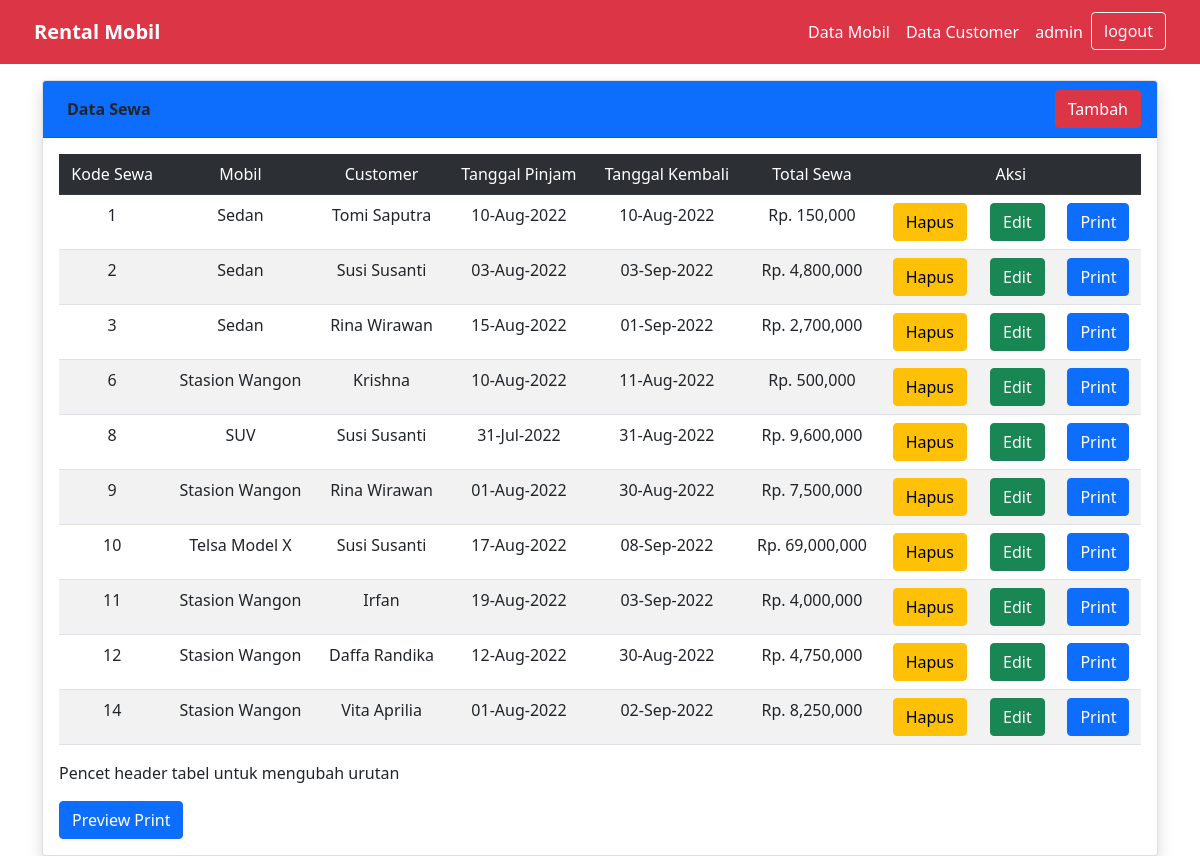
The page /app_rentalmobil/index.php (signed in) on the database its author committed.
### tables this page shows
CREATE TABLE `sewa` (
  `kd_sewa` int(8) NOT NULL AUTO_INCREMENT,
  `kd_mobil` int(8) NOT NULL,
  `kd_customer` int(8) NOT NULL,
  `tgl_pinjam` date NOT NULL,
  `tgl_kembali` date NOT NULL,
  `total_sewa` int(15) NOT NULL,
  PRIMARY KEY (`kd_sewa`),
  KEY `kd_mobil` (`kd_mobil`),
  KEY `kd_customer` (`kd_customer`),
  CONSTRAINT `sewa_ibfk_1` FOREIGN KEY (`kd_mobil`) REFERENCES `mobil` (`kd_mobil`),
  CONSTRAINT `sewa_ibfk_2` FOREIGN KEY (`kd_customer`) REFERENCES `customer` (`kd_customer`)
);

CREATE TABLE `mobil` (
  `kd_mobil` int(8) NOT NULL AUTO_INCREMENT,
  `jenis_mobil` varchar(35) NOT NULL,
  `warna` varchar(35) NOT NULL,
  `stok` int(8) NOT NULL,
  `tarif_sewa` int(15) NOT NULL,
  PRIMARY KEY (`kd_mobil`)
);

CREATE TABLE `customer` (
  `kd_customer` int(8) NOT NULL AUTO_INCREMENT,
  `nama` varchar(35) NOT NULL,
  `alamat` text NOT NULL,
  `no_hp` varchar(15) NOT NULL,
  PRIMARY KEY (`kd_customer`)
);

### app_rentalmobil/index.php (the view, shortened to what this page needs)
<?php
include 'conn.php';
include 'header.php';
$username = $_SESSION['username'];
if(isset($_GET['sort'])){
    $order = $_GET['sort'];
} else {
    $order = "'date_added'";
}
if($username == ""){
    header("location:login.php");
} else if ($username == "admin") {
    $sql = "select *, mobil.jenis_mobil, customer.nama from sewa
        join mobil on sewa.kd_mobil = mobil.kd_mobil
        join customer on sewa.kd_customer = customer.kd_customer order by $order";
    $query = mysqli_query($conn,$sql);?>
<!DOCTYPE html>
<html lang="en">
<head>
</head>
<body>
    <div class="container mt-3">
        <div class="card shadow">
            <div class="card-header navbar bg-primary">
                <p class="m-2"><b>Data Sewa</b></p>
                <a href="tambah.php"><button class="btn btn-danger">Tambah</button></a>
            </div>
            <div class="card-body">
                <table class="table table-striped table-hover text-center" >
                    <tr class="table-dark">
                        <td><a style="text-decoration:none;color:white;" href="?sort=kd_sewa">Kode Sewa</a></td>
                        <td><a style="text-decoration:none;color:white;"" href="?sort=jenis_mobil">Mobil</a></td>
                        <td><a style="text-decoration:none;color:white;"" href="?sort=nama">Customer</a></td>
                        <td><a style="text-decoration:none;color:white;"" href="?sort=tgl_pinjam">Tanggal Pinjam</a></td>
                        <td><a style="text-decoration:none;color:white;"" href="?sort=tgl_kembali">Tanggal Kembali</a></td>
                        <td><a style="text-decoration:none;color:white;"" href="?sort=total_sewa">Total Sewa</a></td>
                        <td colspan='3'>Aksi</td>
                    </tr>
                    <?php
                    while($sewa = mysqli_fetch_assoc($query)){
                    ?>
                    <tr>
                        <td><?=$sewa['kd_sewa']?></td>
                        <td><?=ucwords($sewa['jenis_mobil'])?></td>
                        <td><?=ucwords($sewa['nama'])?></td>
                        <td><?=date_format(date_create($sewa['tgl_pinjam']), "d-M-Y")?></td>
                        <td><?=date_format(date_create($sewa['tgl_kembali']), "d-M-Y")?></td>
                        <td>Rp. <?=number_format($sewa['total_sewa'])?></td>
                        <td><a href="hapus.php?kd_sewa=<?=$sewa['kd_sewa']?>"><button class="btn btn-warning">Hapus</button></a></td>
                        <td><a href="edit.php?kd_sewa=<?=$sewa['kd_sewa']?>"><button class="btn btn-success">Edit</button></a></td>
                        <td><a href="cetak_kuitansi.php?kd_sewa=<?=$sewa['kd_sewa']?>"><button class="btn btn-primary">Print</button></a></td>
                    </tr>
                    <?php
                    }
                    ?>
                </table>
                <p>Pencet header tabel untuk mengubah urutan</p>
    <a href="cetak.php"><button class="btn btn-primary">Preview Print</button></a>
            </div>
        </div>
    </div>
</body>
</html>
<?php } ?>

### app_rentalmobil/conn.php (shortened to what this page needs)
<!DOCTYPE html>
<html lang="en">
<head>
    <link rel="stylesheet" href="css/bootstrap.css">
</head>
<body>
</body>
</html>

### app_rentalmobil/header.php (shortened to what this page needs)
<?php
include 'conn.php';
?>
<!DOCTYPE html>
<html lang="en">
<head>
</head>
<body>
    <nav class="navbar bg-danger sticky-top" id="hide">
        <div class="container p-1">
            <a href="index.php" style="text-decoration:none;">
                <div class="navbar-brand text-white"><b>Rental Mobil</b></div>
            </a>
            <div class="d-flex">
            <a href="data_mobil.php" class="m-2 text-white" style="text-decoration:none;">Data Mobil</a>
            <a href="data_customer.php" class="m-2 text-white" style="text-decoration:none;">Data Customer</a>
            <p class="m-2 text-white"><?=$_SESSION['username']?></p>
            <a href="logout.php"><button class="btn btn-outline-light">logout</button></a>
            </div>
        </div>
    </nav>
</body>
</html>

### app_rentalmobil/index.php (style rules this page uses)
button { display:hidden; }

### rows shown on the page
sewa: kd_sewa "1", kd_mobil.jenis_mobil "Sedan", kd_customer.nama "Tomi Saputra", tgl_pinjam "10-Aug-2022", tgl_kembali "10-Aug-2022", total_sewa "150,000"
sewa: kd_sewa "2", kd_mobil.jenis_mobil "Sedan", kd_customer.nama "Susi Susanti", tgl_pinjam "03-Aug-2022", tgl_kembali "03-Sep-2022", total_sewa "4,800,000"
sewa: kd_sewa "3", kd_mobil.jenis_mobil "Sedan", kd_customer.nama "Rina Wirawan", tgl_pinjam "15-Aug-2022", tgl_kembali "01-Sep-2022", total_sewa "2,700,000"
sewa: kd_sewa "6", kd_mobil.jenis_mobil "Stasion Wangon", kd_customer.nama "Krishna", tgl_pinjam "10-Aug-2022", tgl_kembali "11-Aug-2022", total_sewa "500,000"
sewa: kd_sewa "8", kd_mobil.jenis_mobil "SUV", kd_customer.nama "Susi Susanti", tgl_pinjam "31-Jul-2022", tgl_kembali "31-Aug-2022", total_sewa "9,600,000"
sewa: kd_sewa "9", kd_mobil.jenis_mobil "Stasion Wangon", kd_customer.nama "Rina Wirawan", tgl_pinjam "01-Aug-2022", tgl_kembali "30-Aug-2022", total_sewa "7,500,000"
sewa: kd_sewa "10", kd_mobil.jenis_mobil "Telsa Model X", kd_customer.nama "Susi Susanti", tgl_pinjam "17-Aug-2022", tgl_kembali "08-Sep-2022", total_sewa "69,000,000"
sewa: kd_sewa "11", kd_mobil.jenis_mobil "Stasion Wangon", kd_customer.nama "Irfan", tgl_pinjam "19-Aug-2022", tgl_kembali "03-Sep-2022", total_sewa "4,000,000"
sewa: kd_sewa "12", kd_mobil.jenis_mobil "Stasion Wangon", kd_customer.nama "Daffa Randika", tgl_pinjam "12-Aug-2022", tgl_kembali "30-Aug-2022", total_sewa "4,750,000"
sewa: kd_sewa "14", kd_mobil.jenis_mobil "Stasion Wangon", kd_customer.nama "Vita Aprilia", tgl_pinjam "01-Aug-2022", tgl_kembali "02-Sep-2022", total_sewa "8,250,000"

### other values the page prints
$_SESSION['username'] "admin"
